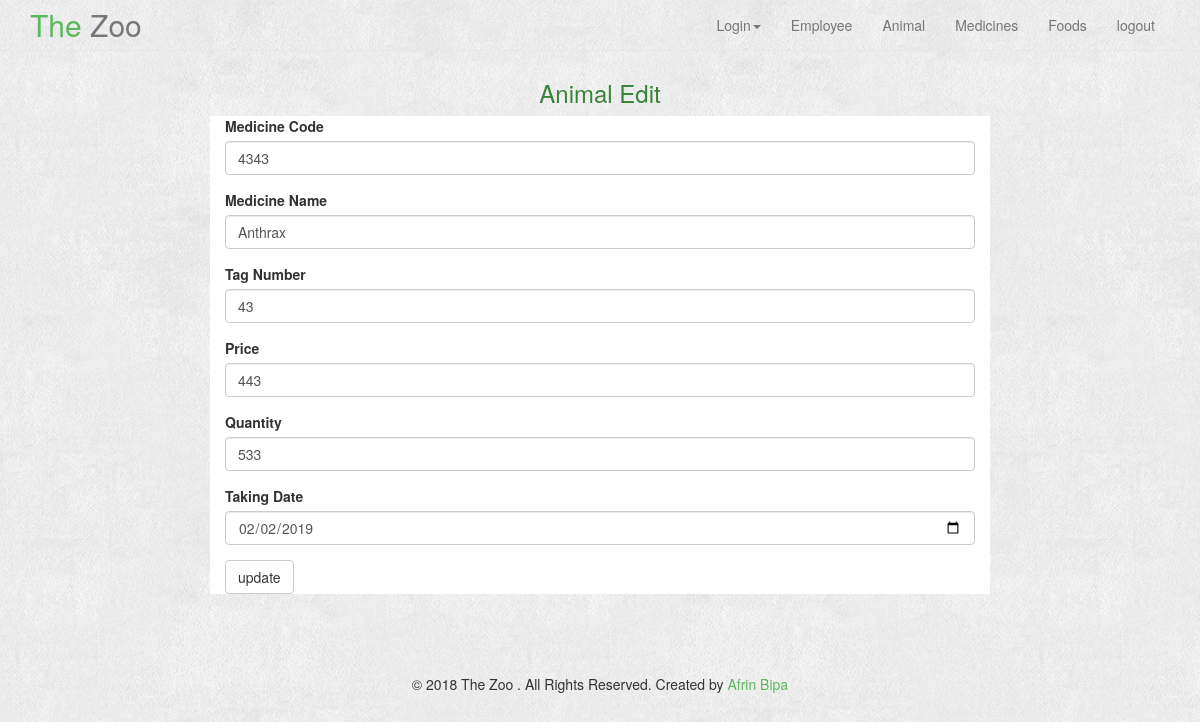
Page /Login/MedicineEdit.php?id=1 (signed in) on the committed database.
### tables this page shows
CREATE TABLE `medicine` (
  `id` int(55) NOT NULL,
  `code` int(55) NOT NULL,
  `name` varchar(55) NOT NULL,
  `tag_no` varchar(25) NOT NULL,
  `price` int(15) NOT NULL,
  `quantity` int(25) NOT NULL,
  `date` date NOT NULL,
  `E_id` int(11) NOT NULL
);

### Login/MedicineEdit.php (the view, shortened to what this page needs)
<?php
$id = $_GET['id'];
$conn = mysqli_connect('localhost','root','','registrations');
$sql = "SELECT * FROM medicine WHERE id = $id";
$result = mysqli_query($conn, $sql);
$emp= mysqli_fetch_assoc($result);
?>
<?php include('header.php') ?>
<br><br><br>
<div class="container">
    <h3 style="text-align: center; color: #398439">Animal Edit</h3>
    <div class="row">
        <div style="background-color: white;" class="col-md-8 col-md-offset-2">
            <form action="MedicineUpdate.php?id=<?php echo $emp['id'] ?>" method="POST">
                <div class="form-group">
                    <label for="name">Medicine Code</label>
                    <input type="code" class="form-control" value="<?php echo $emp['code'] ?>" name="code" id="code" placeholder="Code Number">
                </div>
                <div class="form-group">
                    <label for="name">Medicine Name</label>
                    <input type="name" class="form-control" value="<?php echo $emp['name'] ?>" name="name" id="name" placeholder="Name">
                </div>
                <div class="form-group">
                    <label for="tag_no">Tag Number</label>
                    <input type="number" class="form-control" value="<?php echo $emp['tag_no'] ?>" name="tag_no" id="tag_no" placeholder="Tag Number">
                </div>
                <div class="form-group">
                    <label for="tag_no">Price</label>
                    <input type="number" class="form-control" value="<?php echo $emp['price'] ?>" name="price" id="price" placeholder="Medicine Price">
                </div>
                <div class="form-group">
                    <label for="tag_no">Quantity</label>
                    <input type="number" class="form-control" value="<?php echo $emp['quantity'] ?>" name="quantity" id="quantity" placeholder="Medicine Quantity">
                </div>
                <div class="form-group">
                    <label for="date">Taking Date</label>
                    <input class="form-control" type="date" value="<?php echo $emp['date'] ?>" name="date" id="date" placeholder="Date Of Birth">
                </div>
                <button type="submit" class="btn btn-default">update</button>
            </form>
        </div>
    </div>
</div>
<?php include('footer.php') ?>

### Login/css/bootshape.css (style rules this page uses)
body { background-image:url('../img/bg.png'); background-repeat:repeat; }

### rows in the picture
medicine: code "4343", name "Anthrax", tag_no "43", price "443", quantity "533", date "02/02/2019"
